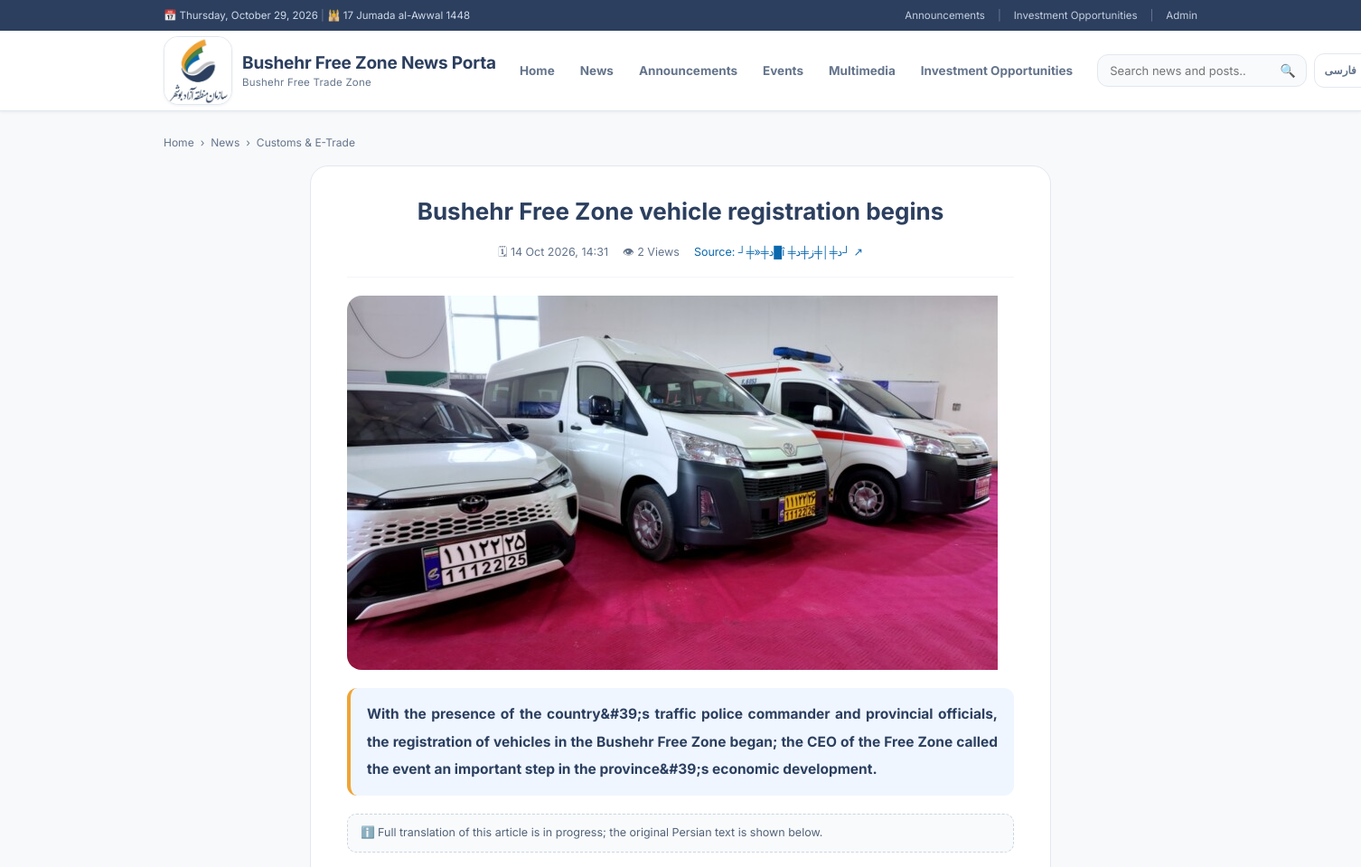
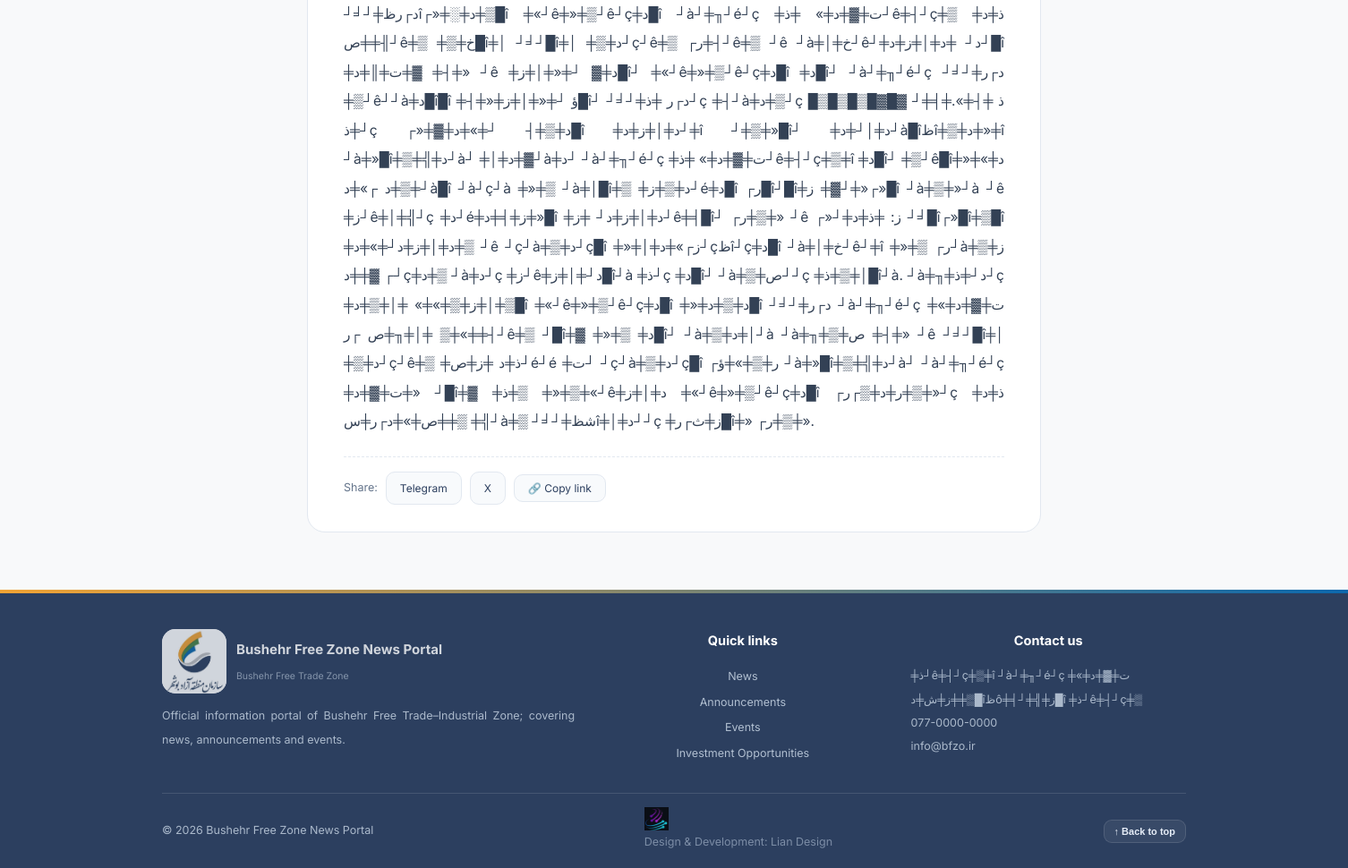
Page /index.php?id=36&p=article&lang=en on the committed database (2 pictures, top to bottom).
### tables this page shows
CREATE TABLE `articles` (
  `id` int(10) unsigned NOT NULL AUTO_INCREMENT,
  `category_id` int(10) unsigned DEFAULT NULL,
  `image` varchar(300) DEFAULT NULL,
  `source_name` varchar(120) DEFAULT NULL,
  `source_url` varchar(400) DEFAULT NULL,
  `is_pinned` tinyint(1) DEFAULT 0,
  `is_published` tinyint(1) DEFAULT 0,
  `published_at` datetime NOT NULL DEFAULT current_timestamp(),
  `views` int(10) unsigned DEFAULT 0,
  `created_at` datetime DEFAULT current_timestamp(),
  `updated_at` datetime DEFAULT NULL,
  PRIMARY KEY (`id`),
  KEY `idx_pub` (`is_published`,`published_at`),
  KEY `category_id` (`category_id`),
  CONSTRAINT `articles_ibfk_1` FOREIGN KEY (`category_id`) REFERENCES `categories` (`id`) ON DELETE SET NULL
);

CREATE TABLE `settings` (
  `k` varchar(100) NOT NULL,
  `v` text DEFAULT NULL,
  PRIMARY KEY (`k`)
);

### app.php (called while the page is built, shortened)
<?php
if (!function_exists('app')) {
    function app(): array { static $cfg; return $cfg ??= (require __DIR__ . '/config.php'); }
}
function db(): PDO {
    static $pdo = null;
    if ($pdo === null) {
        $c = app()['db'];
        try {
            $pdo = new PDO(
                "mysql:host={$c['host']};port={$c['port']};dbname={$c['name']};charset={$c['charset']}",
                $c['user'], $c['pass'],
                [PDO::ATTR_ERRMODE => PDO::ERRMODE_EXCEPTION, PDO::ATTR_DEFAULT_FETCH_MODE => PDO::FETCH_ASSOC,
                 PDO::ATTR_EMULATE_PREPARES => false]
            );
        } catch (PDOException $e) {
            http_response_code(500);
            exit(app()['debug'] ? 'DB Error: ' . $e->getMessage() : 'خطا در اتصال به دیتابیس. نصب‌کننده را اجرا کنید: <a href="install.php">install.php</a>');
        }
    }
    return $pdo;
}
function q(string $sql, array $p = []): PDOStatement { $st = db()->prepare($sql); $st->execute($p); return $st; }
function q1(string $sql, array $p = []): ?array  { $r = q($sql, $p)->fetch(); return $r === false ? null : $r; }
function qall(string $sql, array $p = []): array { return q($sql, $p)->fetchAll(); }
function qval(string $sql, array $p = [])        { return q($sql, $p)->fetchColumn(); }
function e(?string $s): string          { return htmlspecialchars((string)$s, ENT_QUOTES, 'UTF-8'); }
function getp(string $k, string $d = ''): string { return is_string($_GET[$k] ?? null) ? trim($_GET[$k]) : $d; }
function ini(string $k, int $d = 0): int { return (int)($_GET[$k] ?? $d); }
function url(string $p, array $qs = []): string {
    $qs['p'] = $p; $qs['lang'] = lang();
    return 'index.php?' . http_build_query($qs);
}
function img(?string $path): ?string {
    return !str_starts_with($path, 'uploads/') && !str_starts_with($path, 'assets/') ? app()['uploads_url'] . '/' . ltrim($path, '/') : $path;
}
function date_i18n(string $dt, bool $withTime = true): string {
    $ts = strtotime($dt); if (!$ts) return '';
    $lang = lang();
    return date('j M Y', $ts) . ($withTime ? ', ' . date('H:i', $ts) : '');
}
function lang(): string {
    static $l = null;
    if ($l === null) {
        $allowed = app()['languages'];
        $g = getp('lang');
        $l = in_array($g, $allowed, true) ? $g : ($_SESSION['lang'] ?? null);
    }
    return $l;
}
function all_langs(): array { return app()['languages']; }
function dir_of(?string $l = null): string { return ($l ?? lang()) === 'fa' ? 'rtl' : 'ltr'; }
function num_i18n(int|string $n): string {
    return match (lang()) {
        'fa' => fa_num($n),
        'ar' => ar_num($n),
        default => (string)$n,
    };
}
function t(string $k): string {
    $row = I18N[$k] ?? null; if (!$row) return $k;
    return $row[array_search(lang(), all_langs(), true)] ?? $row[0];
}
function setting(string $k, string $d = ''): string { return (string)(qval("SELECT v FROM settings WHERE k = ?", [$k]) ?: $d); }
function categories(bool $ordered = true): array {
    $rows = qall("SELECT c.*, t.name FROM categories c
                  LEFT JOIN category_translations t ON t.category_id = c.id AND t.lang = ?" . ($ordered ? ' ORDER BY c.sort_order, c.id' : ''), [lang()]);
    return $rows;
}
function art_join(string $alias = 'a'): string {
    $l = lang(); $f = all_langs()[0];
    $fl = fn($x) => "'" . str_replace("'", '', (string)$x) . "'";
    return " LEFT JOIN article_translations tl ON tl.article_id = {$alias}.id AND tl.lang = {$fl($l)}
             LEFT JOIN article_translations tf ON tf.article_id = {$alias}.id AND tf.lang = {$fl($f)}";
}
function art_fields(): string {
    return "COALESCE(tl.title, tf.title) AS title, COALESCE(tl.excerpt, tf.excerpt) AS excerpt, COALESCE(tl.body, tf.body) AS body";
}
function article_find(int $id): ?array {
    return q1("SELECT a.*, " . art_fields() . " FROM articles a" . art_join('a') . " WHERE a.id = ? AND a.is_published = 1", [$id]);
}
function tl(string $fa, string $en, string $ar): string {
    return ['fa' => $fa, 'en' => $en, 'ar' => $ar][lang()] ?? $fa;
}
function hij_jdn(int $hy, int $hm, int $hd): int {
    return ((int)((11 * $hy + 3) / 30)) + 354 * $hy + 30 * $hm - ((int)(($hm - 1) / 2)) + $hd + 1948440 - 385;
}
function g2h(int $gy, int $gm, int $gd): array {
    $jdn = (int)gregoriantojd($gm, $gd, $gy);
    $approx = (int)floor(($jdn - 1948440) / 354.367) + 1;
    $best = [max(1, $approx - 1), 1, 1];
    for ($yr = max(1, $approx - 1); $yr <= $approx + 2; $yr++) {
        for ($mo = 1; $mo <= 12; $mo++) {
            $j = hij_jdn($yr, $mo, 1);
            if ($j > $jdn) break;
            $best = [$yr, $mo, $jdn - $j + 1];
        }
    }
    return $best;
}
function hijri_months(): array {
    return [1=>'محرم','صفر','ربیع‌الاول','ربیع‌الثانی','جمادی‌الاول','جمادی‌الثانی','رجب','شعبان','رمضان','شوال','ذیقعده','ذیحجه',
     'Muharram','Safar','Rabi al-Awwal','Rabi al-Thani','Jumada al-Awwal','Jumada al-Thani','Rajab','Shaaban','Ramadan','Shawwal','Dhu al-Qadah','Dhu al-Hijjah',
     'محرم','صفر','ربيع الأول','ربيع الثاني','جمادى الأولى','جمادى الآخرة','رجب','شعبان','رمضان','شوال','ذو القعدة','ذو الحجة'];
}
function hijri_date(string $ymd, bool $withYear = true): string {
    $ts = strtotime($ymd); if (!$ts) return '';
    [$hy, $hm, $hd] = g2h((int)date('Y', $ts), (int)date('n', $ts), (int)date('j', $ts));
    $m = hijri_months();
    $l = lang();
    $block = $l === 'en' ? 12 : ($l === 'ar' ? 24 : 0);
    $name = $m[$block + $hm] ?? '';
    $dn = num_i18n($hd);
    $yn = num_i18n($hy);
    return $dn . ' ' . $name . ($withYear ? ' ' . $yn : '');
}

### index.php (the view, shortened to what this page needs)
<?php
require_once __DIR__ . '/app.php';
$lang = lang();
$p   = getp('p', 'home');
function site_name(): string {
    $l = lang();
    return setting('site_name_' . $l, setting('site_name', app()['site']['name']));
}
function cat_names(): array {
    $m = []; foreach (categories(false) as $c) $m[(int)$c['id']] = (string)$c['name'];
    return $m;
}
function page_header(string $pTitle = ''): void {
    $lang = lang();
    $site = site_name();
    $sub  = tl('منطقه آزاد تجاری–صنعتی بوشهر', 'Bushehr Free Trade Zone', 'المنطقة الحرة بوشهر');
    $nav = [
        'home' => t('home'), 'news' => t('news'), 'announcements' => t('announcements'),
        'events' => t('events'), 'media' => t('media'), 'investments' => t('investments'),
    ];
    $today = date('Y-m-d');
    $portalDate = date_i18n($today, false);
    if ($lang === 'en') $portalDate = date('l, F j, Y');
    $hijri = hijri_date($today);
    $greg = '';
    echo '<!doctype html><html lang="' . e($lang) . '" dir="' . dir_of() . '"><head>
<meta charset="utf-8"><meta name="viewport" content="width=device-width, initial-scale=1">
<title>' . e(($pTitle ? $pTitle . ' — ' : '') . $site . ' | ' . $sub) . '</title>
<meta name="description" content="' . e(setting('about_' . $lang, t('footer_desc'))) . '">
<link rel="icon" href="assets/img/brand/bushehr-free-zone-logo.jpg">
<link rel="stylesheet" href="assets/css/main.css?v=7">
<script>try{var m=localStorage.getItem("theme")||"auto";if(m==="dark"||(m==="auto"&&matchMedia("(prefers-color-scheme:dark)").matches))document.documentElement.dataset.theme="dark"}catch(e){}</script>
</head><body>
<div class="u-strip"><div class="wrap">
  <div class="u-info"><span class="u-date">📅 ' . e($portalDate) . '</span><span class="sep">&nbsp;|&nbsp;</span><span class="u-hijri">🕌 ' . e($hijri) . '</span>' . ($greg !== '' ? '<span class="sep">&nbsp;|&nbsp;</span><span class="u-greg">🌍 ' . e($greg) . '</span>' : '') . '</div>
  <div class="u-quick">
    <a href="' . e(url('announcements')) . '">' . e(t('announcements')) . '</a><span class="sep">|</span>
    <a href="' . e(url('investments')) . '">' . e(t('investments')) . '</a><span class="sep">|</span>
    <a href="admin.php">' . e(tl('پنل مدیریت', 'Admin', 'الإدارة')) . '</a>
  </div>
</div></div>
<header class="hdr"><div class="wrap hdr-in">
  <a class="hdr-brand" href="' . e(url('home')) . '">
    <span class="hdr-logo"><img src="assets/img/brand/bushehr-free-zone-logo.jpg" alt="' . e($site) . '"></span>
    <span class="hdr-bt"><b>' . e($site) . '</b><small>' . e($sub) . '</small></span>
  </a>
  <nav class="mainnav">';
    foreach ($nav as $k => $v) echo '<a class="nav-link' . (getp('p', 'home') === $k ? ' on' : '') . '" href="' . e(url($k)) . '">' . e($v) . '</a>';
    echo '</nav>
  <div class="top-actions">
    <form class="qsearch" action="index.php" method="get" role="search">
      <input type="hidden" name="p" value="search"><input type="hidden" name="lang" value="' . e($lang) . '">
      <input class="qin" type="search" name="q" placeholder="' . e(t('search_ph')) . '" required>
      <button aria-label="' . e(t('search')) . '">🔍</button>
    </form>
    <div class="langsw">';
    $g2 = $_GET;
    foreach (all_langs() as $lc) {
        $g2['p'] = getp('p', 'home'); $g2['lang'] = $lc;
        $ln = ['fa' => 'فارسی', 'en' => 'EN', 'ar' => 'عربی'][$lc];
        if ($lc !== $lang) echo '<a class="lang-b" href="index.php?' . e(http_build_query($g2)) . '">' . e($ln) . '</a>';
        else echo '<button class="lang-b cur" disabled>' . e($ln) . '</button>';
    }
    echo '</div>
    <button id="themeBtn" class="icon-btn" aria-label="theme">🌒</button>
    <button id="menuBtn" class="icon-btn menu-btn">☰</button>
  </div>
</div></header>
<main class="wrap main">';
}
function page_footer(): void {
    $site = site_name();
    echo '</main>
<footer class="foot"><div class="wrap"><div class="fgrid">
  <div><div class="fbrand"><span class="flogo"><img src="assets/img/brand/bushehr-free-zone-logo.jpg" alt=""></span>
     <span><b>' . e($site) . '</b><small>' . e(tl('منطقه آزاد تجاری–صنعتی بوشهر', 'Bushehr Free Trade Zone', 'المنطقة الحرة بوشهر')) . '</small></span></div>
    <p>' . e(t('footer_desc')) . '</p></div>
  <div><h4>' . e(t('quick_links')) . '</h4>
    <a class="flnk" href="' . e(url('news')) . '">' . e(t('news')) . '</a>
    <a class="flnk" href="' . e(url('announcements')) . '">' . e(t('announcements')) . '</a>
    <a class="flnk" href="' . e(url('events')) . '">' . e(t('events')) . '</a>
    <a class="flnk" href="' . e(url('investments')) . '">' . e(t('investments')) . '</a></div>
  <div><h4>' . e(t('contact')) . '</h4>
    <span>' . e(setting('address', '')) . '</span>
    <span dir="ltr">' . e(setting('phone', '')) . '</span>
    <span dir="ltr">' . e(setting('email', '')) . '</span></div>
</div>
<div class="foot-b"><span>© ' . e(num_i18n((int)date('Y'))) . ' ' . e($site) . '</span>
  <span class="credit"><img src="assets/img/brand/liandesign-logo.png" alt="Lian Design" width="28" height="26" loading="lazy">' . e(tl('طراحی و توسعه: لیان دیزاین', 'Design & Development: Lian Design', 'التصميم والتطوير: ليان ديزاين')) . '</span>
  <button class="totop" type="button" onclick="window.scrollTo({top:0,behavior:\'smooth\'})">↑ ' . e(tl('بازگشت به بالا', 'Back to top', 'العودة إلى الأعلى')) . '</button></div></div>
</footer>
<script src="assets/js/main.js?v=2" defer></script>
</body></html>';
}
switch ($p) {
case 'article': {
    $id = ini('id', 0); $a = $id ? article_find($id) : null;
    $catName = cat_names()[(int)$a['category_id']] ?? '';
    page_header($a['title']);
    $im = img($a['image']);
    echo '<nav class="crumbs"><a href="' . e(url('home')) . '">' . e(t('home')) . '</a> › <a href="' . e(url('news')) . '">' . e(t('news')) . '</a>' .
         ($catName ? ' › <a href="' . e(url('news', ['cat' => (int)$a['category_id']])) . '">' . e($catName) . '</a>' : '') . '</nav>
    <article class="art">
      <h1 class="art-t">' . e($a['title']) . '</h1>
      <div class="art-meta">
        <time>🗓 ' . e(date_i18n($a['published_at'])) . '</time>
        <span>👁 ' . e(num_i18n((int)$a['views'] + 1)) . ' ' . e(t('views')) . '</span>' .
        ($a['source_url'] ? '<a class="src" href="' . e($a['source_url']) . '" target="_blank" rel="noopener">' . e(t('source')) . ': ' . e($a['source_name'] ?: (string)parse_url((string)$a['source_url'], PHP_URL_HOST)) . ' ↗</a>' : '') . '
      </div>' .
      ($im ? '<figure class="art-im"><img src="' . e($im) . '" alt="' . e($a['title']) . '"></figure>' : '') .
      ($a['excerpt'] ? '<p class="art-lead">' . e($a['excerpt']) . '</p>' : '') .
      ($lang !== 'fa' && !q1("SELECT id FROM article_translations WHERE article_id = ? AND lang = ? AND body IS NOT NULL", [$id, $lang])
          ? '<p class="tr-note">ℹ️ ' . e(tl('ترجمه کامل متن این خبر به این زبان در دست تهیه است؛ متن کامل به فارسی نشان داده می‌شود.',
                                          'Full translation of this article is in progress; the original Persian text is shown below.',
                                          'الترجمة الكاملة لهذا الخبر قيد الإعداد؛ يتم عرض النص الفارسي أدناه.')) . '</p>' : '') .
      '<div class="prose">' . nl2br(e($a['body'] ?? '')) . '</div>';
    echo '<div class="share"><span>' . e(tl('اشتراک‌گذاری', 'Share', 'مشاركة')) . ':</span>
      <a target="_blank" rel="noopener" href="https://t.me/share/url?url=' . e(urlencode('http://' . ($_SERVER['HTTP_HOST'] ?? '') . strtok($_SERVER['REQUEST_URI'] ?: '', '?') . '?p=article&id=' . $id)) . '">' . e(tl('تلگرام', 'Telegram', 'تيليجرام')) . '</a>
      <a target="_blank" rel="noopener" href="https://twitter.com/intent/tweet?url=' . e(urlencode('http://' . ($_SERVER['HTTP_HOST'] ?? '') . '?p=article&id=' . $id)) . '">X</a>
      <button id="copyBtn" onclick="copyLink()">🔗 ' . e(tl('کپی لینک', 'Copy link', 'نسخ الرابط')) . '</button></div>
    </article>';
    page_footer();
} break;
}

### rows in the picture
articles: published_at "14 Oct 2026, 14:31", num_i18n((int)$a['views'] + 1) "2", source_name "┘╪»╪د█î ╪د╪│╪ز╪د┘", image (picture)
settings: v "╪ذ┘ê╪┤┘ç╪▒╪î ┘à┘╪╖┘é┘ç ╪ت╪▓╪د╪» ╪ز╪ش╪د╪▒█îظô╪╡┘╪╣╪ز█î ╪ذ┘ê╪┤┘ç╪▒"
settings: v "077-0000-0000"
settings: v "info@bfzo.ir"

### other values in the picture
$portalDate "Thursday, October 29, 2026"
$hijri "17 Jumada al-Awwal 1448"
t('announcements') "Announcements"
t('investments') "Investment Opportunities"
tl('پنل مدیریت', 'Admin', 'الإدارة') "Admin"
$site "Bushehr Free Zone News Por…"
$sub "Bushehr Free Trade Zone"
$v "Home"
$v "News"
$v "Announcements"
$v "Events"
$v "Multimedia"
$v "Investment Opportunities"
$ln "فارسی"
t('home') "Home"
